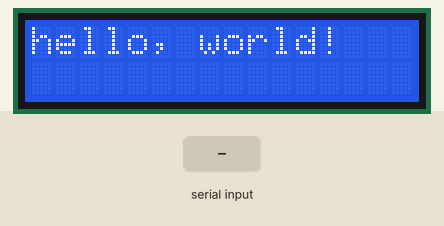
Recording of a sketch running on a simulated Arduino Mega 2560, built with avr-gcc and run on an emulated ATmega2560. Parts: 16×2 character LCD. Inputs (shaded band) come from the test bench. The modem accepts every AT command (registered, SIM ready, sends succeed) and sends nothing else; what the sketch prints to the serial monitor is not drawn.

Above: at 0.1 s.
At 6.3 s:
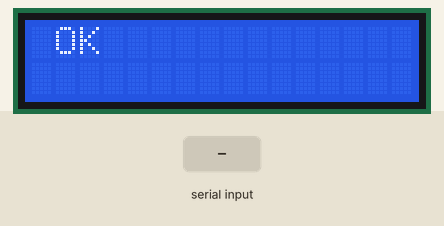
6.4 s: "Radio Rx Done\n" received over the second serial link
At 8.8 s:
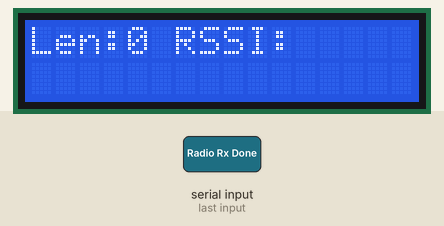
Timing chart, 0 to 10.3 s (numbered marks = the images above; inputs shaded):
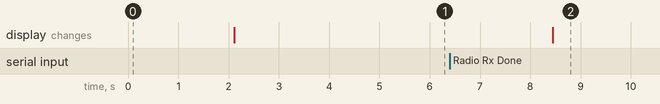

Measured:
- after the input at 6.4 s, the display: changes after 2.0 s (image 2)

The sketch:

Lab09_ClassC_DL_LCD.ino.ino
```cpp
//Class C Down Link LoRaWan HEX data to LCD 16x2
//GL6509 use Mega Serail2/Rx2
//i2c LCD use D20 D21 PIN
//include the library code:
// 給 LCM1602_IIC_V1 + 16x2 LCD 用的程式庫
#include <Wire.h>
#include <LiquidCrystal_I2C.h>
// initialize the library with the numbers of the interface pins
LiquidCrystal_I2C lcd(0x3F, 2, 1, 0, 4, 5, 6, 7, 3, POSITIVE);  // 設定 LCD I2C 位址 通常是 0x27 ,也有 0x3F.
// LoRaSerial Port Arduino Mega 2560 //Tx2,Rx2
HardwareSerial& LoRaUART = Serial2;
// LoRaSerial Port Arduino UNO,這樣接SoftwareSerial Rx 會有亂碼問題，導致Downlink 接收錯誤。
//#include <SoftwareSerial.h>
//SoftwareSerial LoRaUART(10, 11); // to Tx, To Rx
// 真要接，得把用在Debug 的Serial Monitor 的Serial Tx0 Rx0 拿來用，然後關掉debug messages,
// Sketch 代碼時 得把LoRa 接UNO 上的 Rx D0 Pin 拿下，不然upload 會失敗。
//HardwareSerial& LoRaUART = Serial;

void setup()
{
  String myString;
  // set up the LCD's number of columns and rows:
  lcd.begin(16, 2);
  // Print a message to the LCD.
  lcd.print("hello, world!");
  Serial.println("LCD hello world");
  Serial.begin(9600);
    while (!Serial) {
      ; // wait for serial port to connect. Needed for native USB port only
    }
  Serial.println("Serial Ready");
  LoRaUART.begin(9600);
    while (!LoRaUART) {
      ; // wait for serial1 port to connect.
    }

  LoRaUART.println("at+echo=0");
  while (!LoRaUART.available()) {;}
  myString = LoRaUART.readString();
  myString.replace("\n","");
  Serial.println("echo=0[" + myString +"]");

  LoRaUART.println("at+sgmd?");
  while (!LoRaUART.available()) {;}
  myString = LoRaUART.readString();
  myString.replace("\n","");
  Serial.println("sgmd[" + myString + "]");
  lcd.clear();
  lcd.setCursor(0,0);
  lcd.print(myString);

  LoRaUART.println("at+sgmr?");
  while (!LoRaUART.available()) {;}
  myString = LoRaUART.readString();
  myString.replace("\n","");
  Serial.println("sgmr[" + myString + "]");

  LoRaUART.println("at+dttx");
  while (!LoRaUART.available()) {;}
  myString = LoRaUART.readString();
  myString.replace("\n","");
  Serial.println("dttx[" + myString +"]");

  LoRaUART.println("at+drx?");
  while (!LoRaUART.available()) {;}
  myString = LoRaUART.readString();
  myString.replace("\n","");
  Serial.println("drx[" + myString +"]");

  if (myString.indexOf("Radio Tx Done")) {
      Serial.println("LoRa Module Tx Done");
  }

} //setup()

void loop()
{
  int Len;
  String myString;
  String DownLink;
  String PayLoad;
  String RSSI,SNR;
  int Length;
  while (!LoRaUART.available()) {;}
  myString = LoRaUART.readString();
  if (myString.indexOf("Radio Rx Done")>=0) {
    myString.trim();
    Serial.println("Got Downlink Data["+myString+"]");
    Len = myString.substring(18,20).toInt();
    RSSI = myString.substring(25,28);
    SNR = myString.substring(33,35);
    Serial.println("Len="+String(Len)+" RSSI="+RSSI+" SNR="+SNR);
    LoRaUART.println("at+DRX?");
    while (!LoRaUART.available()) {;}
    DownLink = LoRaUART.readString();
    DownLink.trim();
    Serial.println("DRX["+DownLink+"]");
    Length = DownLink.indexOf(",");
    PayLoad = DownLink.substring(Length+1,Length+Len*2+1);
    Serial.println("PayLoad="+PayLoad);
    lcd.clear();
    lcd.setCursor(0,0);
    lcd.print("Len:"+String(Len)+" RSSI:"+ RSSI);
    lcd.setCursor(0, 1);
    lcd.print(PayLoad);
  }
}
```
